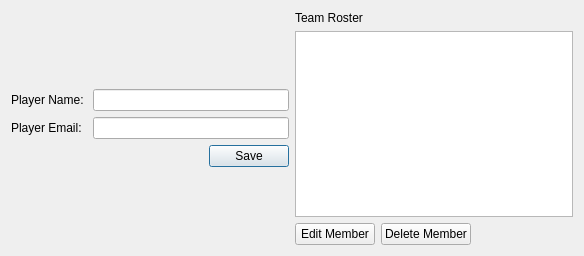
<?xml version="1.0" encoding="UTF-8"?>
<ui version="4.0">
 <class>edit_team_dialog</class>
 <widget class="QDialog" name="edit_team_dialog">
  <property name="geometry">
   <rect>
    <x>0</x>
    <y>0</y>
    <width>584</width>
    <height>256</height>
   </rect>
  </property>
  <property name="windowTitle">
   <string>Edit Team</string>
  </property>
  <layout class="QGridLayout" name="gridLayout">
   <item row="0" column="0">
    <layout class="QVBoxLayout" name="verticalLayout_3">
     <item>
      <spacer name="verticalSpacer_2">
       <property name="orientation">
        <enum>Qt::Vertical</enum>
       </property>
       <property name="sizeHint" stdset="0">
        <size>
         <width>20</width>
         <height>40</height>
        </size>
       </property>
      </spacer>
     </item>
     <item>
      <layout class="QVBoxLayout" name="verticalLayout_2">
       <item>
        <layout class="QFormLayout" name="formLayout">
         <item row="0" column="0">
          <widget class="QLabel" name="player_name_label">
           <property name="text">
            <string>Player Name: </string>
           </property>
          </widget>
         </item>
         <item row="0" column="1">
          <widget class="QLineEdit" name="player_name_line"/>
         </item>
         <item row="1" column="0">
          <widget class="QLabel" name="label_2">
           <property name="text">
            <string>Player Email:</string>
           </property>
          </widget>
         </item>
         <item row="1" column="1">
          <widget class="QLineEdit" name="player_email_line"/>
         </item>
        </layout>
       </item>
       <item>
        <layout class="QHBoxLayout" name="horizontalLayout">
         <item>
          <spacer name="horizontalSpacer">
           <property name="orientation">
            <enum>Qt::Horizontal</enum>
           </property>
           <property name="sizeHint" stdset="0">
            <size>
             <width>40</width>
             <height>20</height>
            </size>
           </property>
          </spacer>
         </item>
         <item>
          <widget class="QPushButton" name="save_member_button">
           <property name="text">
            <string>Save</string>
           </property>
          </widget>
         </item>
        </layout>
       </item>
      </layout>
     </item>
     <item>
      <spacer name="verticalSpacer">
       <property name="orientation">
        <enum>Qt::Vertical</enum>
       </property>
       <property name="sizeHint" stdset="0">
        <size>
         <width>20</width>
         <height>40</height>
        </size>
       </property>
      </spacer>
     </item>
    </layout>
   </item>
   <item row="0" column="1">
    <layout class="QVBoxLayout" name="verticalLayout">
     <item>
      <widget class="QLabel" name="roster_label">
       <property name="text">
        <string>Team Roster</string>
       </property>
      </widget>
     </item>
     <item>
      <widget class="QListWidget" name="teams_roster_widget">
       <property name="contextMenuPolicy">
        <enum>Qt::ActionsContextMenu</enum>
       </property>
      </widget>
     </item>
     <item>
      <layout class="QHBoxLayout" name="horizontalLayout_2">
       <item>
        <widget class="QPushButton" name="edit_team_member_button">
         <property name="text">
          <string>Edit Member</string>
         </property>
        </widget>
       </item>
       <item>
        <widget class="QPushButton" name="delete_member_button">
         <property name="text">
          <string>Delete Member</string>
         </property>
        </widget>
       </item>
       <item>
        <spacer name="horizontalSpacer_2">
         <property name="orientation">
          <enum>Qt::Horizontal</enum>
         </property>
         <property name="sizeHint" stdset="0">
          <size>
           <width>40</width>
           <height>20</height>
          </size>
         </property>
        </spacer>
       </item>
      </layout>
     </item>
    </layout>
   </item>
  </layout>
 </widget>
 <resources/>
 <connections/>
</ui>
